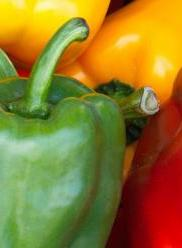
#> input picture week4/code/pepper.jpg, 182 x 248 px
$ jupyter execute 'Week 4 - Filters.ipynb'   (shell and % lines are left out)
#> lines starting #> are read from the running program, lines starting #| are printed output that depends on the picture
## Xử lý ảnh

## INT3404 20 ----- 8-10 Monday - 209GD3
## Diep Ng., Ph.D.

### Mail-to: ngocdiep at vnu.edu.vn

# Tuần 4: Phép lọc (Filters)

Ref: https://docs.scipy.org/doc/scipy/reference/generated/scipy.signal.correlate2d.html

- `mode`: str {‘full’, ‘valid’, ‘same’}, optional
             A string indicating the size of the output:

            + full
                The output is the full discrete linear cross-correlation of the inputs. (Default)

            + valid
                The output consists only of those elements that do not rely on the zero-padding. In ‘valid’ mode, either in1 or in2 must be at least as large as the other in every dimension.

            + same
                The output is the same size as in1, centered with respect to the ‘full’ output.

- `boundary` : str {‘fill’, ‘wrap’, ‘symm’}, optional
                A flag indicating how to handle boundaries:

            + fill
                pad input arrays with fillvalue. (default)

            + wrap
                circular boundary conditions.

            + symm
                symmetrical boundary conditions.

- `fillvalue` : scalar, optional
                Value to fill pad input arrays with. Default is 0.

[cell 1]
import cv2
import numpy as np
import matplotlib.pyplot as plt
from scipy import signal

[cell 2]
plt.rcParams['figure.figsize'] = [8, 6]

[cell 3]
image = cv2.imread("pepper.jpg")
#> image is the input picture: shape (248, 182, 3); mean B, G, R 44.1, 121.3, 144.7
plt.imshow(image[:,:,::-1])
plt.axis("off")

[cell 4]
def rgb_filter(image, kernel, mode='full', boundary='fill'):
#> called with mode = 'full', boundary = 'fill'
    b,g,r = cv2.split(image)
    b = signal.correlate2d(b, kernel, mode=mode, boundary=boundary)
#> b: shape (268, 202)
    g = signal.correlate2d(g, kernel, mode=mode, boundary=boundary)
#> g: shape (268, 202)
    r = signal.correlate2d(r, kernel, mode=mode, boundary=boundary)
#> r: shape (268, 202)
    output = cv2.merge([b,g,r])
    return output

[cell 5]
# make a kernel
kernel = np.zeros((21, 21), dtype='uint8')
kernel[10, 10] = 1

# MxN, mxn,
#FUll: M+m-1 = 248 +21 -1
#do cross correlation
fimage = rgb_filter(image, kernel, mode='full', boundary='fill')

#check the size of image
print("Original shape: ", image.shape)
#| Original shape:  (248, 182, 3)
print("Filtered shape: ", fimage.shape)
#| Filtered shape:  (268, 202, 3)

#view the image
plt.subplot(1, 2, 1); plt.imshow(image[:,:,::-1]); plt.axis("off")
plt.subplot(1, 2, 2); plt.imshow(fimage[:,:,::-1]); plt.axis("off")

[cell 6]
#do cross correlation
fimage = rgb_filter(image, kernel, mode='full', boundary='wrap')

#check the size of image
print("Original shape: ", image.shape)
#| Original shape:  (248, 182, 3)
print("Filtered shape: ", fimage.shape)
#| Filtered shape:  (268, 202, 3)

#view the image
plt.subplot(1, 2, 1); plt.imshow(image[:,:,::-1]); plt.axis("off")
plt.subplot(1, 2, 2); plt.imshow(fimage[:,:,::-1]); plt.axis("off")

[cell 7]
#symmetry boundary
fimage = rgb_filter(image, kernel, mode='full', boundary='symm')
#> call 3 of rgb_filter, with mode = 'full', boundary = 'symm'
#> in rgb_filter (call 3), `g = signal.correlate2d(g, kernel, mode=mode, boundary=boundary)`:
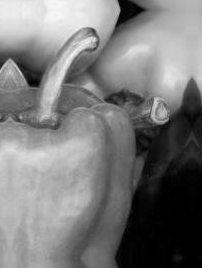
#> g: shape (268, 202); min 0, max 247, mean 121.4
#> in rgb_filter (call 3), `r = signal.correlate2d(r, kernel, mode=mode, boundary=boundary)`:
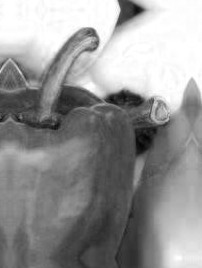
#> r: shape (268, 202); min 4, max 255, mean 148.9

#check the size of image
print("Original shape: ", image.shape)
#| Original shape:  (248, 182, 3)
print("Filtered shape: ", fimage.shape)
#| Filtered shape:  (268, 202, 3)

#view the image
plt.subplot(1, 2, 1); plt.imshow(image[:,:,::-1]); plt.axis("off")
plt.subplot(1, 2, 2); plt.imshow(fimage[:,:,::-1]); plt.axis("off")

[cell 8]
#valid filtering
fimage = rgb_filter(image, kernel, mode='valid', boundary='symm')
#> call 4 of rgb_filter, with mode = 'valid', boundary = 'symm'
#> in rgb_filter (call 4), `b = signal.correlate2d(b, kernel, mode=mode, boundary=boundary)`:
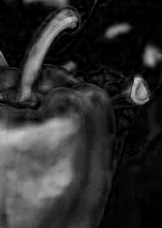
#> b: shape (228, 162); min 0, max 206, mean 44.9
#> in rgb_filter (call 4), `g = signal.correlate2d(g, kernel, mode=mode, boundary=boundary)`:
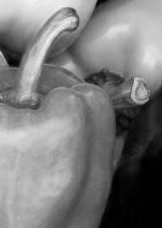
#> g: shape (228, 162); min 0, max 245, mean 121.5
#> in rgb_filter (call 4), `r = signal.correlate2d(r, kernel, mode=mode, boundary=boundary)`:
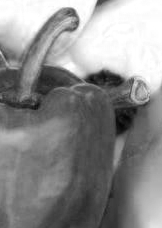
#> r: shape (228, 162); min 4, max 255, mean 139.9
#> in rgb_filter (call 4), `output = cv2.merge([b,g,r])`:
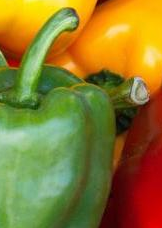
#> output: shape (228, 162, 3); mean B, G, R 44.9, 121.5, 139.9

#check the size of image
print("Original shape: ", image.shape)
#| Original shape:  (248, 182, 3)
print("Filtered shape: ", fimage.shape)  ##should decrease
#| Filtered shape:  (228, 162, 3)

#view the image
plt.subplot(1, 2, 1); plt.imshow(image[:,:,::-1]); plt.axis("off")
plt.subplot(1, 2, 2); plt.imshow(fimage[:,:,::-1]); plt.axis("off")

[cell 9]
#same filtering
fimage = rgb_filter(image, kernel, mode='same', boundary='symm')

#check the size of image
print("Original shape: ", image.shape)
#| Original shape:  (248, 182, 3)
print("Filtered shape: ", fimage.shape)  ##equal
#| Filtered shape:  (248, 182, 3)

#view the image
plt.subplot(1, 2, 1); plt.imshow(image[:,:,::-1]); plt.axis("off")
plt.subplot(1, 2, 2); plt.imshow(fimage[:,:,::-1]); plt.axis("off")

## Using opencv

[cell 10]
fimage = cv2.filter2D(image, -1, kernel, cv2.BORDER_DEFAULT)

#check the size of image
print("Original shape: ", image.shape)
#| Original shape:  (248, 182, 3)
print("Filtered shape: ", fimage.shape)  ##should decrease
#| Filtered shape:  (248, 182, 3)

#view the image
plt.subplot(1, 2, 1); plt.imshow(image[:,:,::-1]); plt.axis("off")
plt.subplot(1, 2, 2); plt.imshow(fimage[:,:,::-1]); plt.axis("off")

## Averaging

[cell 11]
kernel = 1/9 * np.array([
                [1, 1, 1],
                [1, 1, 1],
                [1, 1, 1]
])

#averaging for a smoothing effect
fimage = cv2.filter2D(image, -1, kernel)
plt.subplot(1, 2, 1); plt.imshow(image[:,:,::-1]); plt.axis("off")
plt.subplot(1, 2, 2); plt.imshow(fimage[:,:,::-1]); plt.axis("off")

## Gaussian Filtering

[cell 12]
#a gaussian kernel

kernel = 1/12 * np.array([
                [1, 2, 1],
                [2, 4, 2],
                [1, 2, 1]
])

#averaging for a smoothing effect
fimage = cv2.filter2D(image, -1, kernel)
plt.subplot(1, 2, 1); plt.imshow(image[:,:,::-1]); plt.axis("off")
plt.subplot(1, 2, 2); plt.imshow(fimage[:,:,::-1]); plt.axis("off")

[cell 13]
#or using GaussianBlur

fimage = cv2.GaussianBlur(image, (3,3), 0) #image, kernel size, sigma
plt.subplot(1, 2, 1); plt.imshow(image[:,:,::-1]); plt.axis("off")
plt.subplot(1, 2, 2); plt.imshow(fimage[:,:,::-1]); plt.axis("off")

[cell 14]
fimage = cv2.GaussianBlur(image, (5, 5), 0) #image, kernel size, sigma
plt.subplot(1, 2, 1); plt.imshow(image[:,:,::-1]); plt.axis("off")
plt.subplot(1, 2, 2); plt.imshow(fimage[:,:,::-1]); plt.axis("off")

[cell 15]
fimage = cv2.GaussianBlur(image, (21,21), 0) #image, kernel size, sigma
plt.subplot(1, 2, 1); plt.imshow(image[:,:,::-1]); plt.axis("off")
plt.subplot(1, 2, 2); plt.imshow(fimage[:,:,::-1]); plt.axis("off")

[cell 16]
fimage = cv2.GaussianBlur(image, (21, 21), 20) #image, kernel size, sigma
plt.subplot(1, 2, 1); plt.imshow(image[:,:,::-1]); plt.axis("off")
plt.subplot(1, 2, 2); plt.imshow(fimage[:,:,::-1]); plt.axis("off")

## Median filtering

[cell 17]
fimage = cv2.medianBlur(image, 5) #image, kernel size
plt.subplot(1, 2, 1); plt.imshow(image[:,:,::-1]); plt.axis("off")
plt.subplot(1, 2, 2); plt.imshow(fimage[:,:,::-1]); plt.axis("off")

[cell 18]
fimage = cv2.medianBlur(image, 21) #image, kernel size
plt.subplot(1, 2, 1); plt.imshow(image[:,:,::-1]); plt.axis("off")
plt.subplot(1, 2, 2); plt.imshow(fimage[:,:,::-1]); plt.axis("off")

[cell 19]
fimage = cv2.medianBlur(image, 45) #image, kernel size
plt.subplot(1, 2, 1); plt.imshow(image[:,:,::-1]); plt.axis("off")
plt.subplot(1, 2, 2); plt.imshow(fimage[:,:,::-1]); plt.axis("off")
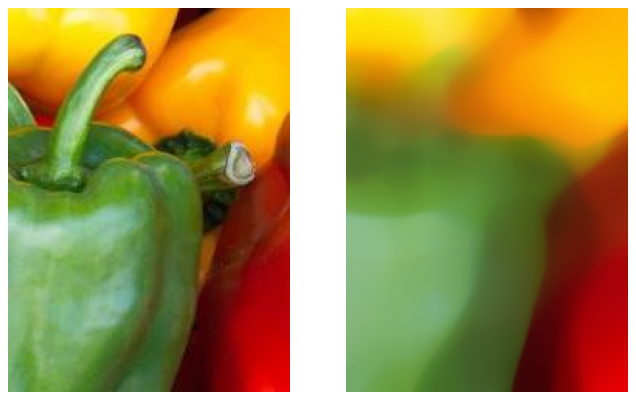
#> figure drawn by matplotlib, 2 panels

## Unsharp masking

$dst = \alpha \cdot src1 + \beta \cdot src2 + \gamma$

Where `src2` is a blurred image

[cell 20]
blur = cv2.GaussianBlur(image, (7,7), 3.0)
fimage = cv2.addWeighted(image, 1.7, blur, -0.5, 0)
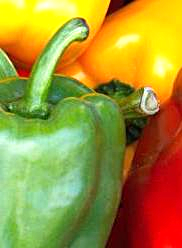
#> fimage: shape (248, 182, 3); mean B, G, R 53.2, 144.5, 163.4
plt.subplot(1, 3, 1); plt.imshow(image[:,:,::-1]); plt.axis("off"); plt.title("original")
plt.subplot(1, 3, 2); plt.imshow(blur[:,:,::-1]); plt.axis("off"); plt.title("blur (unsharp mask)")
plt.subplot(1, 3, 3); plt.imshow(fimage[:,:,::-1]); plt.axis("off"); plt.title("sharpen")
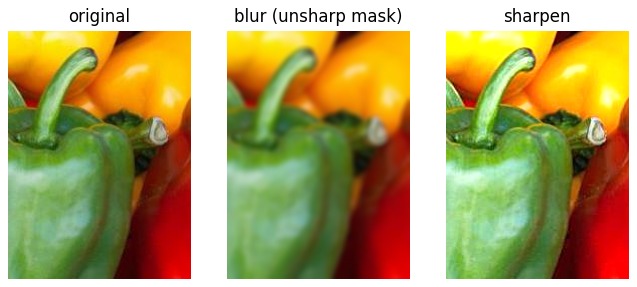
#> figure drawn by matplotlib, 3 panels

[cell 21]
blur = cv2.medianBlur(image, 7)
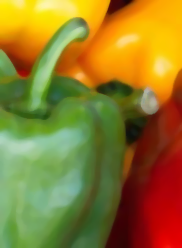
#> blur: shape (248, 182, 3); mean B, G, R 43.5, 121.3, 144.8
fimage = cv2.addWeighted(image, 1.7, blur, -0.5, 0)
plt.subplot(1, 3, 1); plt.imshow(image[:,:,::-1]); plt.axis("off"); plt.title("original")
plt.subplot(1, 3, 2); plt.imshow(blur[:,:,::-1]); plt.axis("off"); plt.title("blur (unsharp mask)")
plt.subplot(1, 3, 3); plt.imshow(fimage[:,:,::-1]); plt.axis("off"); plt.title("sharpen")
